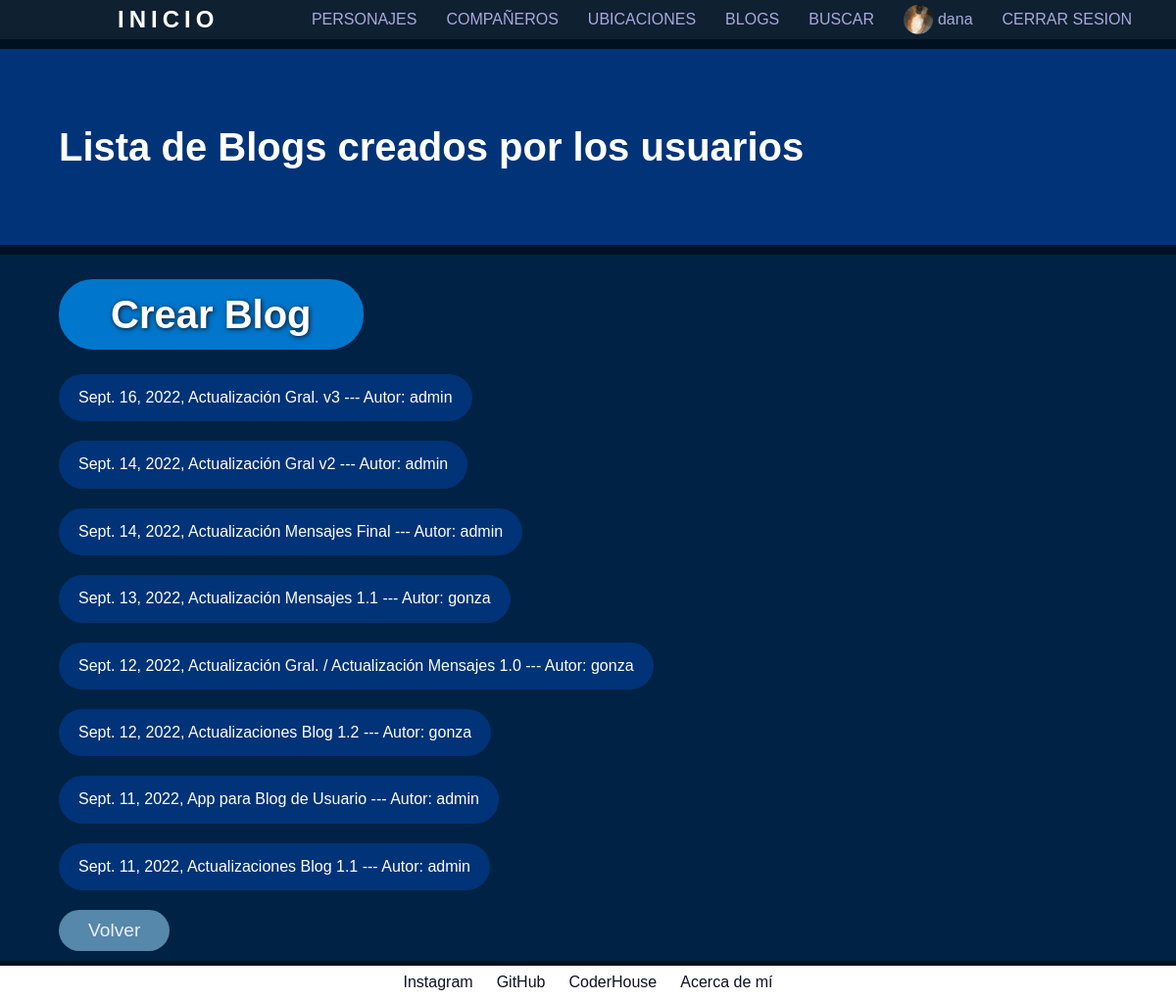
The page /AppPersonajes/listablog/ (signed in) on the database its author committed.
### AppPersonajes/models.py (models this page shows, shortened)
class UserBlog(models.Model):
    username=models.CharField(max_length=50)
    titulo=models.CharField(max_length=50)
    subtitulo=models.CharField(max_length=100)
    fechapub=models.DateField(default=datetime.now)
    imagen=models.ImageField(upload_to='blogs', null=True, blank=True)
    texto=RichTextField(max_length=2000)

### AppPersonajes/views.py (the view)
# urls.py: path("listablog/", listaBlog, name="listablog"),
def listaBlog(request):
    listablog=UserBlog.objects.all()
    return render(request, "App/listablog.html", {"listablog":listablog, "imagen":obtenerAvatar(request)})

### AppPersonajes/views.py (called while the page is built)
@login_required
def obtenerAvatar(request):
    lista=Avatar.objects.filter(user=request.user)
    if len(lista)!=0:
        imagen=lista[0].imagen.url
    else:
        imagen=""
    return imagen

### AppPersonajes/templates/App/listablog.html (shortened to what this page needs)
{% extends "App/padre.html" %}
{% load static %}
{% block titulo_de_pagina %}
    <h1 class="titulotemplates">Lista de Blogs creados por los usuarios</h1>
{% endblock %}
{% block contenido_variable %}
    <div class="contenedor-liblogs">
        <a class="btn-crearblog" href="{% url 'crearblog' %}">Crear Blog</a>
        <div class="liblogs">
            {% for blog in listablog reversed %}
                <div class="blogs">
                    <a href="{% url 'blog' blog.id %}">{{ blog.fechapub }}, {{ blog.titulo }} --- Autor: {{ blog.username }}</a>
                </div>
            {% endfor %}
        </div>
        <a class="btn_volver" href="{% url 'inicio' %}">Volver</a>
    </div>
{% endblock %}

### AppPersonajes/templates/App/padre.html (shortened to what this page needs)
<!DOCTYPE html>
<html lang="en">
    <head>
        {% load static %}
        <link href= "{% static '\App\css\style.css' %}" rel="stylesheet" />
        <link href="{% static '\App\css\normalize.css' %}" rel="stylesheet">
    </head>
    <body>
        <header>
            <a class="btn_inicio" href="{% url 'inicio' %}">INICIO</a>
            <nav class="barra_nav">
                <ul>
                    <li><a class="btn_ref" href="{% url 'personajes' %}">PERSONAJES</a></li>
                    <li><a class="btn_ref" href="{% url 'compañeros' %}">COMPAÑEROS</a></li>
                    <li><a class="btn_ref" href="{% url 'ubicaciones' %}">UBICACIONES</a></li>
                    <li><a class="btn_ref" href="{% url 'listablog' %}">BLOGS</a></li>
                    <li><a class="btn_ref" href="{% url 'busqueda' %}">BUSCAR</a></li>
                    {% if not request.user.is_authenticated %}
                        <li><a class="btn_ref register" href="{% url 'registrate' %}">REGISTRATE</a></li>
                        <li><a class="btn_ref login" href="{% url 'login' %}">INICIAR SESION</a></li>
                    {% else %}
                        <li><a class="btn_ref" href="{% url 'perfil' %}">
                            {% if imagen %}
                                <img class="img-nav" src="{{ imagen }}" alt="img-perfil" title="Foto perfil de {{ user.username }}">
                            {% endif %}{{ user.username }}
                        </a></li>
                        <li><a class="btn_ref logout" href="{% url 'logout' %}">CERRAR SESION</a></li>
                    {% endif %}
                </ul>
            </nav>
        </header>
            {% block titulo_de_pagina %} {%endblock %}
            {% block contenido_variable %} {% endblock %}
        <footer class="mis_datos">
            <a class="btn_links" target="_blank" href="https://www.instagram.com/gonnzad/">Instagram</a>
            <a class="btn_links" target="_blank" href="https://github.com/GonzaLandini">GitHub</a>
            <a class="btn_links" target="_blank" href="https://plataforma.coderhouse.com/perfil/627a75c68d262f0018d3725f">CoderHouse</a>
            <a class="btn_links" href="{% url 'aboutme' %}">Acerca de mí</a>
        </footer>
    </body>
</html>

### AppPersonajes/static/App/css/style.css (style rules this page uses)
* { color: #fff; text-decoration: none; }
body { background-color: #012; display: flex; flex-direction: column; font-family: sans-serif; }
header { background-color: #123e; display: flex; height: 40px; justify-content: space-between; left: 0; position: fixed; text-align: center; top: 0; width: 100%; z-index: 15; }
.titulotemplates { align-items: center; background-color: #037; color:#fff; display: flex; font-size: 2.5em; height: 200px; margin: 50px 0 10px 0; min-width: max-content; padding: 0 5%; width: 100%; }
.btn_inicio { font-size: 1.5em; font-weight: bold; letter-spacing: 5px; margin: auto; margin-left: 10%; transition: .3s; }
.barra_nav { margin: auto; margin-right: 2.5%; }
.barra_nav ul { display: flex; list-style: none; }
.barra_nav li { margin: auto; }
.img-nav { border-radius: 100%; height: 30px; margin-right: 5px; object-fit:cover; width: 30px; }
.btn_ref { align-items: center; display: flex; color: #aad; margin: 0 15px; min-width: max-content; transition: .3s; }
.mis_datos { background-color: #fff; bottom: 0px; color: #112; display: flex; height: 35px; justify-content: center; position: fixed; width: 100%; z-index: 5; }
.btn_links { color: #112; margin: auto 1%; }
.btn_volver { background-color: #58a; border-radius: 35px; color: #eef; display: flex; font-size: 1.2em; margin: 20px auto; padding: 10px 40px; transition: .3s; width: max-content; }
.contenedor-liblogs { background-color: #024; margin-bottom: 40px; padding: 10px 5%; width: 100%; }
.contenedor-liblogs .btn-crearblog { background-color: #07c; border: solid #07c; border-radius: 35px; cursor: pointer; display: block; font-size: 2.5em; font-weight: bold; margin: 15px 0; padding: 10px 50px; text-align: center; text-shadow: 1px 1px 5px #112f; transition: .3s; width: max-content; }
.liblogs { display: flex; flex-direction: column; list-style: none; }
.liblogs a { background-color: #037; border-radius: 35px; display: inline-block; margin: 10px 0; padding: 15px 20px; transition: .2s; }
.contenedor-liblogs .btn_volver { margin: 10px 0 0; padding: 10px 30px; width: max-content; }

### rows shown on the page
UserBlog: fechapub "Sept. 16, 2022", titulo "Actualización Gral. v3", username "admin"
UserBlog: fechapub "Sept. 14, 2022", titulo "Actualización Gral v2", username "admin"
UserBlog: fechapub "Sept. 14, 2022", titulo "Actualización Mensajes Final", username "admin"
UserBlog: fechapub "Sept. 13, 2022", titulo "Actualización Mensajes 1.1", username "gonza"
UserBlog: fechapub "Sept. 12, 2022", titulo "Actualización Gral. / Actualización Mensajes 1.0", username "gonza"
UserBlog: fechapub "Sept. 12, 2022", titulo "Actualizaciones Blog 1.2", username "gonza"
UserBlog: fechapub "Sept. 11, 2022", titulo "App para Blog de Usuario", username "admin"
UserBlog: fechapub "Sept. 11, 2022", titulo "Actualizaciones Blog 1.1", username "admin"

### other values the page prints
{{ user.username }} "dana"
